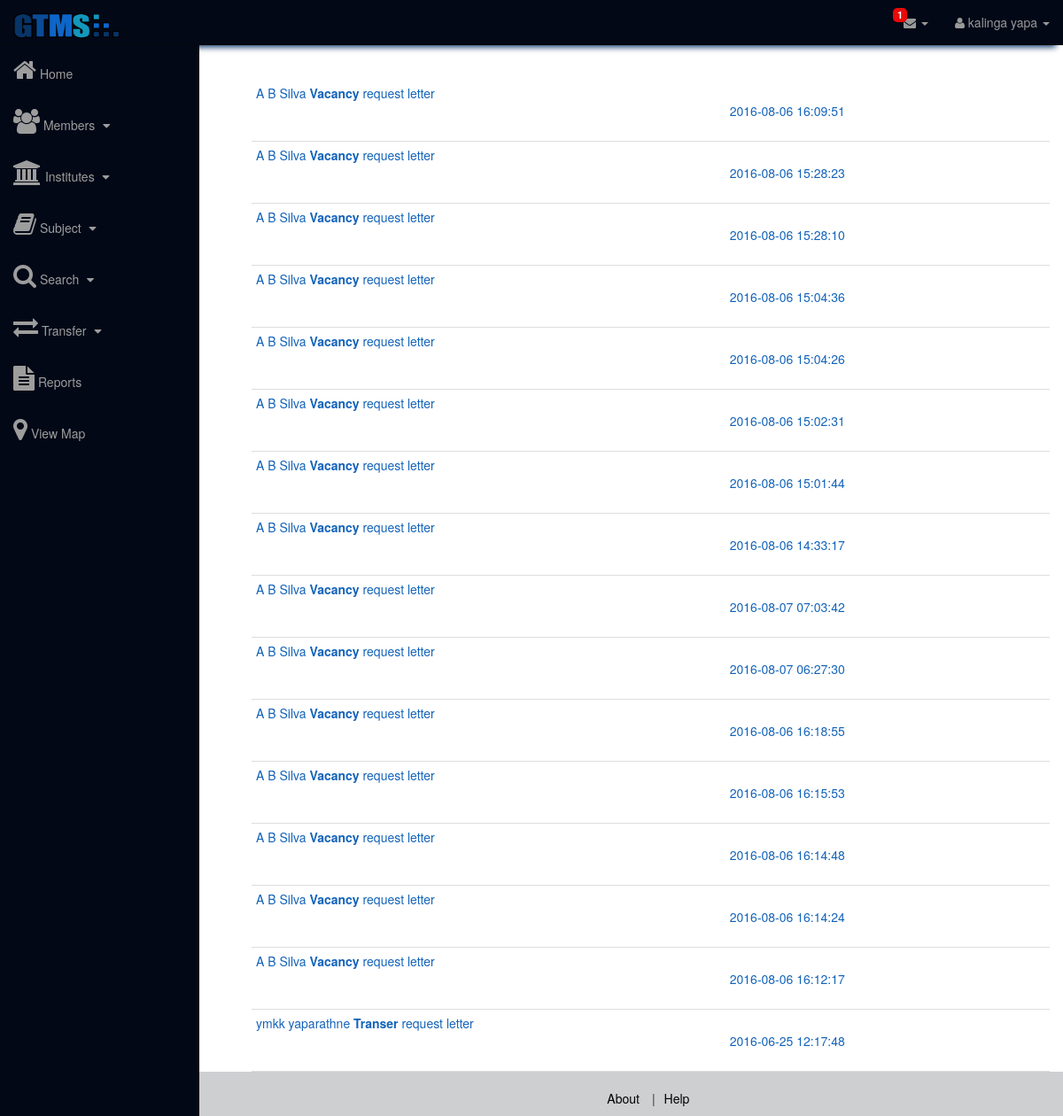
Screenshot of /Ministry_Officer/allNotification.php (signed in) with the database file from the repository.
### tables this page shows
CREATE TABLE IF NOT EXISTS `notification_all` (
  `notID` varchar(11) NOT NULL,
  `type` varchar(20) NOT NULL,
  `description` longtext NOT NULL,
  `reply` longtext,
  `sender` varchar(15) NOT NULL,
  `reciever` varchar(15) DEFAULT NULL,
  `date` timestamp NOT NULL DEFAULT '0000-00-00 00:00:00',
  `dateReply` timestamp NULL DEFAULT NULL,
  PRIMARY KEY (`notID`)
);

CREATE TABLE IF NOT EXISTS `employee` (
  `nic` varchar(12) NOT NULL,
  `instituteID` int(11) NOT NULL,
  `province_OfficeID` int(2) DEFAULT NULL,
  `zonalOffics_ID` int(2) DEFAULT NULL,
  `SchoolID` int(2) DEFAULT NULL,
  `roleType` int(11) NOT NULL,
  `designationTypeID` int(11) NOT NULL,
  `nameWithInitials` varchar(100) DEFAULT NULL,
  `fullName` varchar(200) DEFAULT NULL,
  `employeementID` varchar(45) DEFAULT NULL,
  `email` varchar(60) DEFAULT NULL,
  `currentAddress` varchar(200) DEFAULT NULL,
  `gender` varchar(10) DEFAULT NULL,
  `marrigeState` varchar(10) DEFAULT NULL,
  `mobileNum` int(10) DEFAULT NULL,
  PRIMARY KEY (`nic`),
  KEY `employee_instituteID_idx` (`instituteID`),
  KEY `employee_roleTypeID_idx` (`roleType`),
  KEY `employee_designationTypeID_idx` (`designationTypeID`)
);

### Ministry_Officer/sideBarActivation.php (called while the page is built, shortened)
<?php
	$navHome = "";
	$textHome = "";
	$navMembers = "";
	$textMembers = "";
	$navInstitute = "";
	$textInstitute = "";
	$navSubject = "";
	$textSubject = "";
	$navSearch = "";
	$textSearch = "";
	$navTransfer = "";
	$textTransfer = "";
	$navReport = "";
	$textReport = "";
	$navMap = "";
	$textMap = "";
?>

### classes/Shownotification.php (the view, shortened to what this page needs)
<?php
$mysqli = new mysqli("localhost", "gtms", "gtms", "moe");
class Shownotification{
    function getnotcount($desID){
        global $mysqli;
        $notcount = "";
        if ($desID == 1) {
            $sqlQuery = "SELECT COUNT(*) AS notcount FROM notification WHERE action = 'tomoe'";
            $Result = $mysqli->query($sqlQuery);
            $fetch_result = mysqli_fetch_array($Result);
            $notcount = $fetch_result['notcount'];
        }
        return $notcount;
    }
    function viewallnotifications(){
        global $mysqli;
        $sqlQuery = "SELECT * FROM notification_all ORDER BY notID DESC";
        $Result = $mysqli->query($sqlQuery);
        $output="";
        if (mysqli_num_rows($Result) > 0) {
            while ($row = mysqli_fetch_assoc($Result)) {
                $notid = $row["notID"];
                $type = $row["type"];
                $sender = $row["sender"];
                $date = $row["date"];
                $query = "SELECT nameWithInitials FROM employee WHERE nic = '".$sender."'";
                $Result1 = $mysqli->query($query);
                $fetch_result1 = mysqli_fetch_array($Result1);
                $name = $fetch_result1['nameWithInitials'];
                if (strcmp($type, 'Transer') == 0) {
                    $output .=   "<div id= '". $notid."' class='notificationAll' ".
                                "   <div class='not-content-box col-md-10'>".
                                "       ".$name." <strong>". $type ."</strong> request letter    ".
                                "        <div class='col-md-offset-7 col-md-5' style='padding-right: 0px;'>".$date."</div>".
                                "   </div>";
                }
                if (strcmp($type, 'Vacancy') == 0) {
                    $output .=   "<div id= '". $notid."' class='notification_vacancy' ".
                            "   <div class='not-content-box col-md-10'>".
                            "       ".$name." <strong>". $type ."</strong> request letter    ".
                            "        <div class='col-md-offset-7 col-md-5' style='padding-right: 0px;'>".$date."</div>".
                            "   </div>";
                }
                }
            }
        echo $output;
    }
}
 ?>

### Ministry_Officer/allNotification.php (shortened to what this page needs)
<!DOCTYPE html>
<html lang="en">
    <head>
        <link href="../assets/css/bootstrap.min.css" rel="stylesheet">
        <link href="../assets/css/sb-admin.css" rel="stylesheet">
        <link href="../assets/css/plugins/morris.css" rel="stylesheet">
        <link href="../assets/font-awesome/css/font-awesome.min.css" rel="stylesheet" type="text/css">
        <link href="../assets/css/smallbox.css" rel="stylesheet">
        <link href="../assets/css/footer.css" rel="stylesheet">
        <link href="../assets/css/navbar_styles.css" rel="stylesheet">
    </head>
    <body>
        <div id="wrapper">
            <nav class="navbar navbar-inverse navbar-fixed-top" style="background-color:#020816;" role="navigation">
            <?php include '../interfaces/navigation_bar.php' ?>
            <?php
            include 'sideBarActivation.php';
            include 'sidebar_min_off.php'; ?>
            </nav>
            <div id="page-content-wrapper" style="min-height: 540px;">
                <form  method="post">
                <div class="container-fluid" style="margin-left: 44px;margin-top: 90px;">
                    <?php
                        $not->viewallnotifications();
                     ?>
                </div>
                </form>
            </div>
        </div>
        <?php include '../interfaces/footer.php' ?>
    </body>
</html>

### interfaces/navigation_bar.php (shortened to what this page needs)
<?php
require("../classes/Shownotification.php");
$not = new Shownotification();
?>
<link href="../assets/css/notification.css" rel="stylesheet">
<div class="navbar-header">
                <a class="navbar-brand"><img src="../images/glogo.png" height="30" width="150"></a>
            </div>
            <ul class="nav navbar-right top-nav">
                <li class="dropdown" id="notification_li">
                    <span id="notification_count" runat="server"><?php echo $not->getnotcount($_SESSION["designationTypeID"]); ?></span>
                    <a href="#" class="dropdown-toggle" data-toggle="dropdown"><i class="fa fa-envelope"></i> <b class="caret"></b></a>
                </li>
                <li class="dropdown">
                    <a href="#" class="dropdown-toggle" data-toggle="dropdown"><i class="fa fa-user"></i> <?php echo $_SESSION["fullName"] ?>  <b class="caret"></b></a>
                </li>
            </ul>

### Ministry_Officer/sidebar_min_off.php (shortened to what this page needs)
<div class="collapse navbar-collapse navbar-ex1-collapse">
                <ul class="nav navbar-nav side-nav">
                    <li style="<?php echo $navHome;?>">
                        <a href="ministryOfficerHome.php" style="<?php echo $textHome;?>"><i class="fa fa-home fa-2x" aria-hidden="true"></i> Home</a>
                    </li>
                    <li>
                        <a href="javascript:;" data-toggle="collapse" data-target="#collapse1" style="<?php echo $navMembers;?> ; <?php echo $textMembers;?>"><i class="fa fa-users fa-2x"></i>  Members <i class="fa fa-fw fa-caret-down"></i></a>
                    </li>
                    <li>
                        <a href="javascript:;" data-toggle="collapse" data-target="#collapse2" style="<?php echo $navInstitute;?> ; <?php echo $textInstitute;?>"><i class="fa fa-university fa-2x" aria-hidden="true"></i> Institutes <i class="fa fa-fw fa-caret-down"></i></a>
                    </li>
                    <li>
                        <a href="javascript:;" data-toggle="collapse" data-target="#collapse3" style="<?php echo $navSubject;?> ; <?php echo $textSubject;?>"><i class="fa fa-book fa-2x" aria-hidden="true" ></i> Subject <i class="fa fa-fw fa-caret-down"></i></a>
                    </li>
                    <li>
                        <a href="javascript:;" data-toggle="collapse" data-target="#collapse4" style="<?php echo $navSearch;?> ; <?php echo $textSearch;?>"><i class="fa fa-search fa-2x" aria-hidden="true"></i> Search <i class="fa fa-fw fa-caret-down"></i></a>
                    </li>
                    <li>
                        <a href="javascript:;" data-toggle="collapse" data-target="#collapse5" style="<?php echo $navTransfer;?> ; <?php echo $textTransfer;?>"><i class="fa fa-exchange fa-2x" aria-hidden="true"></i> Transfer <i class="fa fa-fw fa-caret-down"></i></a>
                    </li>
                    <li>
                        <a href="javascript:;" data-toggle="collapse" data-target="#collapse6" style="<?php echo $navReport;?> ; <?php echo $textReport;?>"><i class="fa fa-file-text fa-2x" aria-hidden="true"></i> Reports <i></i></a>
                    </li>
                    <li>
                        <a href="mapview.php" data-toggle="collapse" data-target="#collapse7" style="<?php echo $navMap;?> ; <?php echo $textMap;?>"><i class="fa fa-map-marker fa-2x" aria-hidden="true"></i> View Map <i class="fa fa-fw"></i></a>
                </ul>
</div>

### interfaces/footer.php (shortened to what this page needs)
<footer>
    <div class="footer footer_col">
        <div class="col-md-6 col-md-offset-2">
            <ul class="footer-nav">
                <li><a href="AboutUs.aspx">About</a></li>
                <li><a href="Help.aspx">Help</a></li>
            </ul>
        </div>
        <div class="col-md-2 col-md-offset-2">
        </div>
    </div>
</footer>

### assets/css/sb-admin.css (style rules this page uses)
body { margin-top: 100px; background-color: #FFF; }
@media (min-width:768px) { body { margin-top: 50px; } }
#wrapper { padding-left: 0; }
@media (min-width:768px) { #wrapper { padding-left: 225px; } }
.top-nav { padding: 0 15px; }
.top-nav>li { display: inline-block; float: left; }
.top-nav>li>a { padding-top: 15px; padding-bottom: 15px; line-height: 20px; color: #999; }
@media (min-width:768px) { .side-nav { position: fixed; top: 51px; left: 225px; width: 225px; margin-left: -225px; border: none; border-radius: 0; overflow-y: auto; background-color: #020816; bottom: 0; overflow-x: hidden; padding-bottom: 40px; } }
@media (min-width:768px) { .side-nav>li>a { width: 225px; } }

### assets/css/footer.css (style rules this page uses)
.footer { right: 0; bottom: 0; left: 0; height: 50px; padding: 2rem; background-color: #2286EA; text-align: center; }
.footer-nav { text-align: end; list-style: none; }
.footer-nav li { display: inline; }
.footer-nav li:not(:first-child):before { content: '|'; padding: 0px 10px; }
.footer-nav a { color:#000000; }

### assets/css/navbar_styles.css (style rules this page uses)
.navbar { -webkit-box-shadow: 0 10px 7px -8px #002E62; -moz-box-shadow: 0 10px 7px -8px #002E62; box-shadow: 0 10px 7px -8px #002E62; }

### assets/css/notification.css (style rules this page uses)
#notification_li { position: relative; }
#notification_count { padding: 0px 5px; background: #E90909 none repeat scroll 0% 0%; color: #FFF; font-weight: bold; margin-left: 3px; border-radius: 5px; position: absolute; margin-top: 9px; font-size: 11px; z-index: 999; }
.notification_vacancy { padding: 5px; text-align: left; border-bottom: 1px solid #DDD; min-height: 70px; color: #1363B9; cursor: pointer; }
.notificationAll { padding: 5px; text-align: left; border-bottom: 1px solid #DDD; min-height: 70px; color: #1363B9; cursor: pointer; }

### interfaces/footer.php (style rules this page uses)
.footer_col { background: #CDCFD1; position:; bottom:0; left:0; }

### rows the page displays
notification_all: employee.nameWithInitials "A B Silva", type "Vacancy", date "2016-08-06 16:09:51"
notification_all: employee.nameWithInitials "A B Silva", type "Vacancy", date "2016-08-06 15:28:23"
notification_all: employee.nameWithInitials "A B Silva", type "Vacancy", date "2016-08-06 15:28:10"
notification_all: employee.nameWithInitials "A B Silva", type "Vacancy", date "2016-08-06 15:04:36"
notification_all: employee.nameWithInitials "A B Silva", type "Vacancy", date "2016-08-06 15:04:26"
notification_all: employee.nameWithInitials "A B Silva", type "Vacancy", date "2016-08-06 15:02:31"
notification_all: employee.nameWithInitials "A B Silva", type "Vacancy", date "2016-08-06 15:01:44"
notification_all: employee.nameWithInitials "A B Silva", type "Vacancy", date "2016-08-06 14:33:17"
notification_all: employee.nameWithInitials "A B Silva", type "Vacancy", date "2016-08-07 07:03:42"
notification_all: employee.nameWithInitials "A B Silva", type "Vacancy", date "2016-08-07 06:27:30"
notification_all: employee.nameWithInitials "A B Silva", type "Vacancy", date "2016-08-06 16:18:55"
notification_all: employee.nameWithInitials "A B Silva", type "Vacancy", date "2016-08-06 16:15:53"
notification_all: employee.nameWithInitials "A B Silva", type "Vacancy", date "2016-08-06 16:14:48"
notification_all: employee.nameWithInitials "A B Silva", type "Vacancy", date "2016-08-06 16:14:24"
notification_all: employee.nameWithInitials "A B Silva", type "Vacancy", date "2016-08-06 16:12:17"
notification_all: employee.nameWithInitials "ymkk yaparathne", type "Transer", date "2016-06-25 12:17:48"

### other values shown
$not->getnotcount($_SESSION["designationTypeID"]) "1"
$_SESSION["fullName"] "kalinga yapa"
